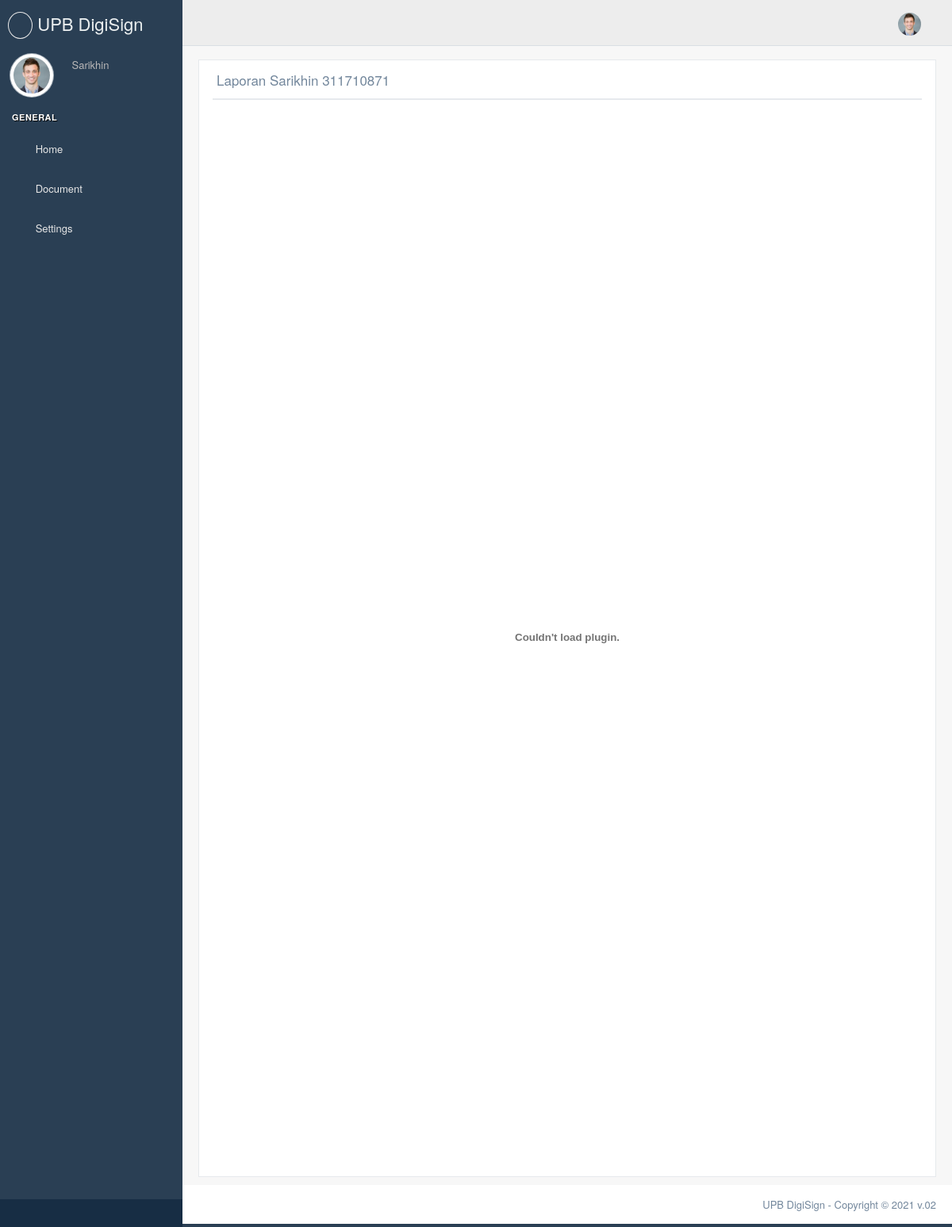
Screenshot of /detail_file_skripsi/Laporan Sarikhin (signed in) with the database file from the repository.
### app/models/Users.py (models this page shows, shortened)
class User(UserMixin, db.Model):
    __tablename__ = 'users'
    id = db.Column(db.Integer, primary_key=True)
    email = db.Column(db.String(64), unique=True, index=True)
    nomor = db.Column(db.String(64), unique=True, index=True)
    name = db.Column(db.String(64), index=True)
    p_profile = db.Column(db.String(128), index=True)
    signature = db.Column(db.String(128), index=True)
    sertifikat = db.Column(db.String(128), index=True)
    key_sertifikat = db.Column(db.String(128), index=True)
    password_sertifikat = db.Column(db.String(128))
    password_hash = db.Column(db.String(128))
    role_id = db.Column(db.Integer, db.ForeignKey('roles.id'))
    confirmed = db.Column(db.Boolean, default=False)
    doc =  db.relationship('fileModel', backref='doc', lazy='dynamic')#child of doc
    skrip =  db.relationship('Skripsi', backref='skrip', lazy='dynamic')#child of doc
    @property
    def password(self):
        raise AttributeError('password is not a readable attribute')
    def can(self, perm):
        return self.role is not None and self.role.has_permission(perm)

### app/models/File.py (models this page shows, shortened)
class Skripsi(db.Model):
    __tablename__ = 'skripsi'
    id = db.Column(db.Integer, primary_key = True)
    user_id = db.Column(db.Integer, db.ForeignKey('users.id'))
    filename = db.Column(db.String(128), unique=True)
    file = db.Column(db.LargeBinary())
    path = db.Column(db.String(128))
    date_upload= db.Column(db.DateTime(), index=True, default=datetime.utcnow)
    page = db.Column(db.Integer)
    pem1 = db.Column(db.String(128))
    pem2 = db.Column(db.String(128))
    peng1 = db.Column(db.String(128))
    peng2 = db.Column(db.String(128))
    prodi = db.Column(db.String(128))
    dekan = db.Column(db.String(128))
    pem1_sign = db.Column(db.Boolean, default=False, nullable= False)
    pem2_sign = db.Column(db.Boolean, default=False, nullable= False)
    peng1_sign = db.Column(db.Boolean, default=False, nullable= False)
    peng2_sign = db.Column(db.Boolean, default=False, nullable= False)
    prodi_sign = db.Column(db.Boolean, default=False, nullable= False)
    dekan_sign = db.Column(db.Boolean, default=False, nullable= False)
    pem1_date = db.Column(db.DateTime(), index=True)
    pem2_date = db.Column(db.DateTime(), index=True)
    peng1_date = db.Column(db.DateTime(), index=True)
    peng2_date = db.Column(db.DateTime(), index=True)
    prodi_date = db.Column(db.DateTime(), index=True)
    dekan_date = db.Column(db.DateTime(), index=True)
    done = db.Column(db.Boolean, default=False, nullable= False)
    progres = db.Column(db.Integer, default = 0)

### app/routes.py (the view, shortened to what this page needs)
@app.route('/detail_file_skripsi/<name>')
@login_required
@check_confirmed
def detail_skripsi(name):
    data = Skripsi.query.filter_by(filename=name).first_or_404()
    return render_template('/document/skripsi.html', data = data)

### app/models/Users.py (called while the page is built)
@login_manager.user_loader
def load_user(user_id):
    return User.query.get(int(user_id))

    def has_permission(self, perm):
        return self.permissions & perm == perm

### app/templates/document/skripsi.html (shortened to what this page needs)
{% extends "base_site.html" %}  {% block stylesheets %} {{ super() }} {% endblock stylesheets %} {%
block content %}
<div class="right_col" role="main">
  <div class="">
    <div class="page-title">
      <div class="col-md-12">
      </div>
    </div>
    <div class="row">
      <div class="col-md-12 col-sm-12 col-xs-12">
        <div class="x_panel">
          <div class="x_title">
            <h2>{{data.filename}} {{data.skrip.nomor}}</h2>
            <ul class="nav navbar-right panel_toolbox">
              <li>
                <a class="collapse-link"><i class="fa fa-chevron-up"></i></a>
              </li>
              <li class="dropdown">
                <a
                  href="#"
                  class="dropdown-toggle"
                  data-toggle="dropdown"
                  role="button"
                  aria-expanded="false"
                  ><i class="fa fa-wrench"></i
                ></a>
              </li>
              <li>
                <a class="close-link"><i class="fa fa-close"></i></a>
              </li>
            </ul>
            <div class="clearfix"></div>
          </div>
          <div class="x_content">
            <div class="embed-responsive" style="padding-bottom: 150%">
              <object
                data="{{url_for('view_doc_skripsi', name= data.filename)}}"
                type="application/pdf"
                width="100%"
                height="100%"
              ></object>
            </div>
          </div>
        </div>
      </div>
    </div>
  </div>
</div>
{% endblock content %}

### app/templates/site_template/sidebar.html (shortened to what this page needs)
<div class="left_col scroll-view">
  <div class="navbar nav_title" style="border: 0">
    <a href="" class="site_title">
      <i class="fas fa-signature"></i> <span>UPB DigiSign</span></a
    >
  </div>
  <div class="profile clearfix">
    <div class="profile_pic">
      {% if current_user.p_profile is none %}
      <img
        src="{{ url_for('static', filename='images/user.png')}}"
        alt="..."
        class="img-circle profile_img"
      />
      {% else %}
      <img
        src="{{ url_for('static', filename='uploads/photos/')}}{{ current_user.p_profile }}"
        alt="..."
        class="img-circle profile_img"
      />
      {% endif %}
    </div>
    <div class="profile_info">
      <span>{{ current_user.name }}</span>
    </div>
  </div>
  <br />
  <div id="sidebar-menu" class="main_menu_side hidden-print main_menu">
    <div class="menu_section">
      <h3>General</h3>
      <ul class="nav side-menu">
        <li>
          <a href="/dashboard"><i class="fa fa-home"></i> Home </a>
        </li>
         {% if current_user.role.name=='User' %}
        <li>
          <a
            ><i class="fa fa-file-pdf-o"></i> Document
            <span class="fa fa-chevron-down"></span
          ></a>
        </li>
        {% endif %}
        <li>
          <a href="#"
            ><i class="fa fa-gear"></i> Settings
            <span class="fa fa-chevron-down"></span>
          </a>
        </li>
      </ul>
    </div>
  </div>
  <div class="sidebar-footer hidden-small">
    <a data-toggle="tooltip" data-placement="top" title="Settings">
      <span class="glyphicon glyphicon-cog" aria-hidden="true"></span>
    </a>
    <a data-toggle="tooltip" data-placement="top" title="FullScreen">
      <span class="glyphicon glyphicon-fullscreen" aria-hidden="true"></span>
    </a>
    <a data-toggle="tooltip" data-placement="top" title="Lock">
      <span class="glyphicon glyphicon-eye-close" aria-hidden="true"></span>
    </a>
    <a
      data-toggle="tooltip"
      data-placement="top"
      title="Logout"
      href="{{ url_for('logout') }}"
    >
      <span class="glyphicon glyphicon-off" aria-hidden="true"></span>
    </a>
  </div>
</div>

### app/templates/site_template/top_navigation.html (shortened to what this page needs)
<div class="nav_menu">
  <nav>
    <div class="nav toggle">
      <a id="menu_toggle"><i class="fa fa-bars"></i></a>
    </div>
    <ul class="nav navbar-nav navbar-right">
      <li class="">
        <a
          href="javascript:;"
          class="user-profile dropdown-toggle"
          data-toggle="dropdown"
          aria-expanded="false"
        >
          {% if current_user.p_profile is none %}
          <img
            src="{{ url_for('static', filename='images/user.png')}}"
            alt=""
          />
          {% else %}
          <img
            src="{{ url_for('static', filename='uploads/photos/')}}{{ current_user.p_profile }}"
            alt=""
          />
          {% endif %}
          <span class="fa fa-angle-down"></span>
        </a>
      </li>
    </ul>
  </nav>
</div>

### rows the page displays
User: p_profile (picture), name "Sarikhin", skrip.nomor "311710871"
Skripsi: filename "Laporan Sarikhin"
